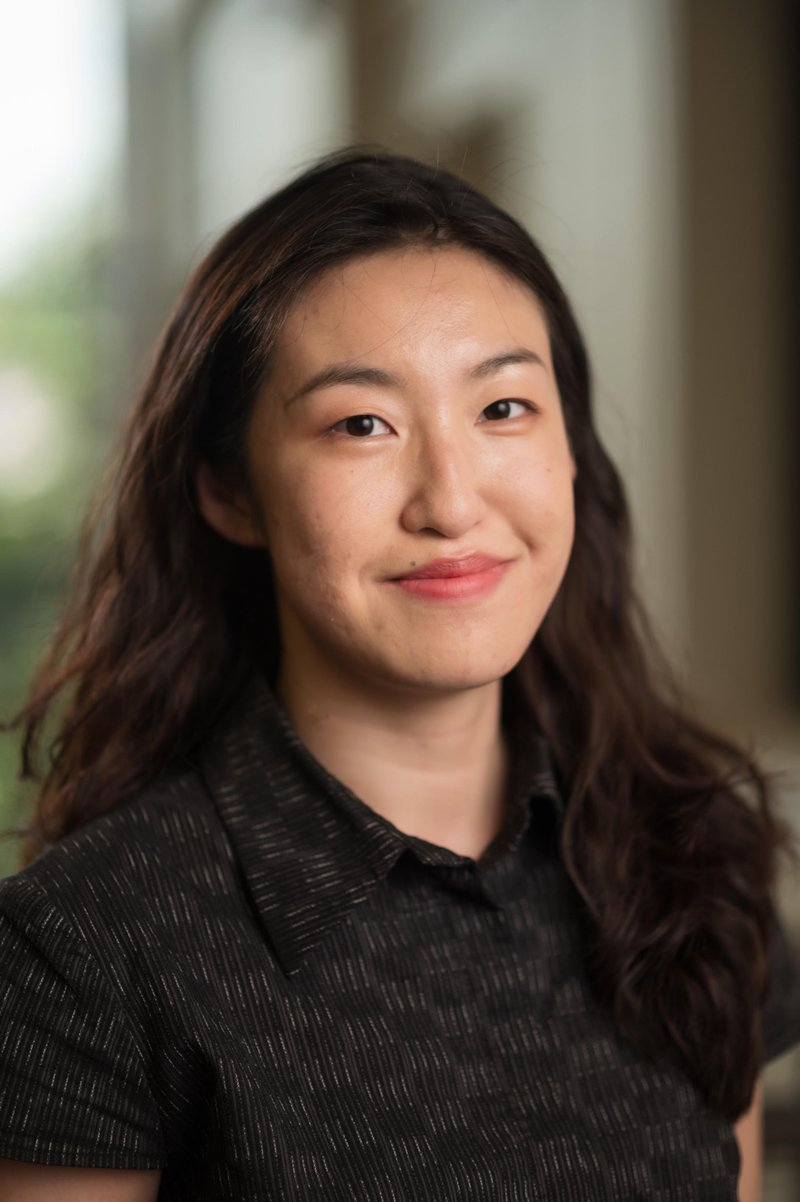
#> input picture assets/headshot_photos/TongSuo_headshot_latest.jpg, 800 x 1202 px
$ python make_headshot_variants.py
#> lines starting #> are read from the running program, lines starting #| are printed output that depends on the picture
"""Generate square-cropped variants of the headshot for high-DPI / home-screen use.

The CSS hero uses object-position: center 20% (anchored toward the top so the
top of the head isn't clipped). This script does the equivalent crop in the
source file: take a square slice from the original, biased upward, then
downscale to common icon sizes.
"""
from PIL import Image
import os

SRC = os.path.join(
    os.path.dirname(__file__), "assets", "headshot_photos", "TongSuo_headshot_latest.jpg"
)
OUT_DIR = os.path.join(os.path.dirname(__file__), "assets", "headshot_photos")

img = Image.open(SRC).convert("RGB")
#> img is the input picture: PIL image 800x1202 RGB; mean R, G, B 89, 77.3, 66.4
w, h = img.size
#> w = 800; h = 1202
side = min(w, h)
#> side = 800
x0 = (w - side) // 2
#> x0 = 0
y0 = int((h - side) * 0.20)
#> y0 = 80
square = img.crop((x0, y0, x0 + side, y0 + side))
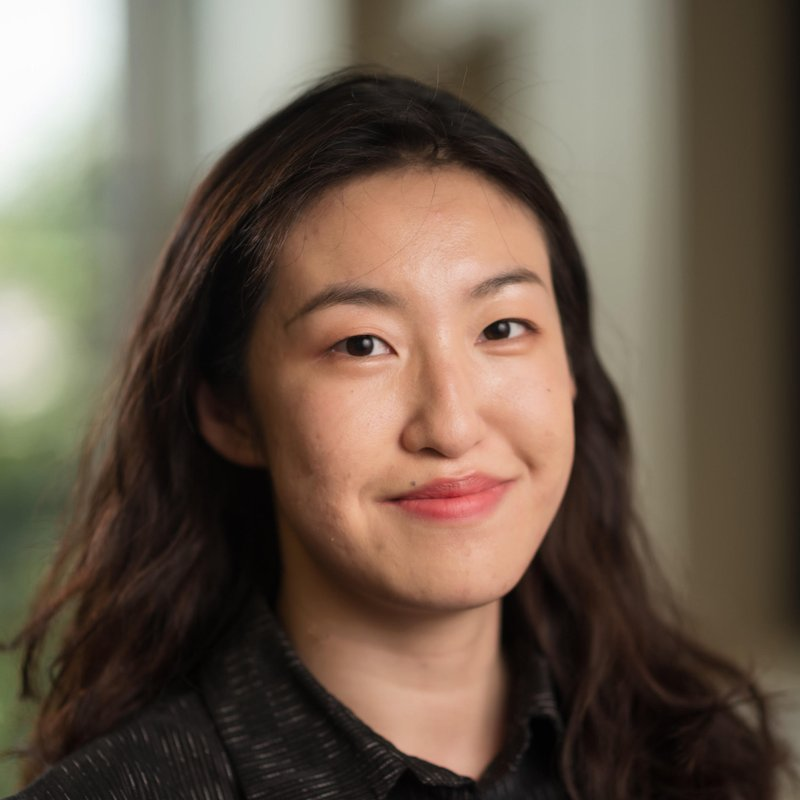
#> square: PIL image 800x800 RGB; mean R, G, B 105.9, 90, 75.6

square.resize((192, 192), Image.LANCZOS).save(
    os.path.join(OUT_DIR, "TongSuo_headshot_latest_android_192.png")
)
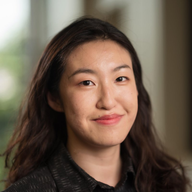
#> saved as TongSuo_headshot_latest_android_192.png: PIL image 192x192 RGB; mean R, G, B 105.9, 90, 75.6
square.resize((180, 180), Image.LANCZOS).save(
    os.path.join(OUT_DIR, "TongSuo_headshot_latest_apple_touch_180.png")
)
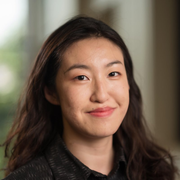
#> saved as TongSuo_headshot_latest_apple_touch_180.png: PIL image 180x180 RGB; mean R, G, B 105.9, 90, 75.6

print(f"Source: {w}x{h}, square crop: {side}x{side} from ({x0},{y0})")
#| Source: 800x1202, square crop: 800x800 from (0,80)
print(f"Wrote TongSuo_headshot_latest_android_192.png and TongSuo_headshot_latest_apple_touch_180.png")
